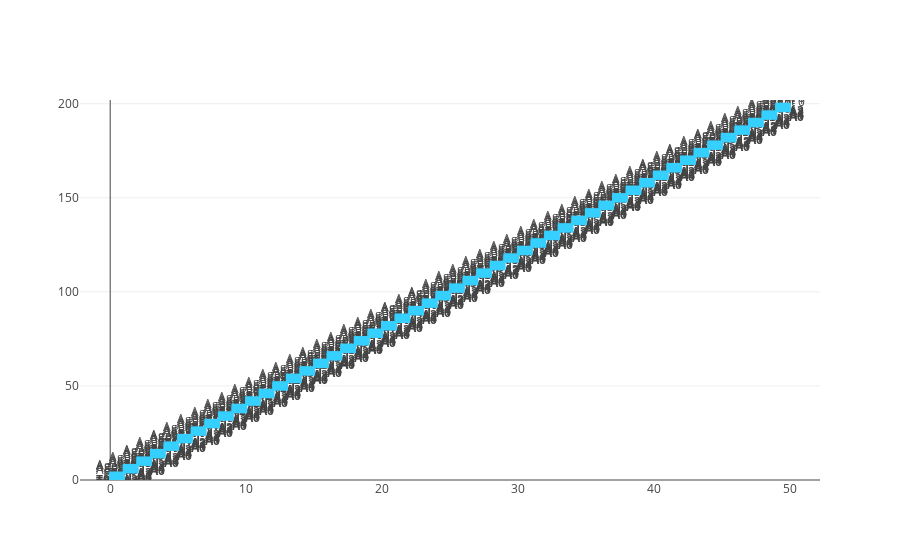

The cell this chart's notebook holds for it:
### Code cell
my_workplace.print_current_state()

### Figure 1 — Plotly figure (JSON) as saved in the notebook; plotly's stock layout.template omitted (floating-point values rounded to 4 significant figures; data arrays with more than 128 entries replaced by an {"elided": "..."} marker saying what was removed)
{"data": [{"mode": "text", "text": {"elided": "200 str values"}, "type": "scatter", "uid": "870b9cdc-8be1-46b2-be69-bf64ac3294e7", "x": {"elided": "200 float values"}, "y": {"elided": "200 float values"}}], "layout": {"shapes": [{"fillcolor": "rgba(53, 208, 255, 0.7)", "line": {"color": "rgba(53, 208, 255, 1)", "width": 2}, "type": "rect", "x0": 0, "x1": 1, "y0": 0, "y1": 1}, {"fillcolor": "rgba(53, 208, 255, 0.7)", "line": {"color": "rgba(53, 208, 255, 1)", "width": 2}, "type": "rect", "x0": 0, "x1": 1, "y0": 1, "y1": 2}, {"fillcolor": "rgba(53, 208, 255, 0.7)", "line": {"color": "rgba(53, 208, 255, 1)", "width": 2}, "type": "rect", "x0": 0, "x1": 1, "y0": 2, "y1": 3}, {"fillcolor": "rgba(53, 208, 255, 0.7)", "line": {"color": "rgba(53, 208, 255, 1)", "width": 2}, "type": "rect", "x0": 0, "x1": 1, "y0": 3, "y1": 4}, {"fillcolor": "rgba(53, 208, 255, 0.7)", "line": {"color": "rgba(53, 208, 255, 1)", "width": 2}, "type": "rect", "x0": 1, "x1": 2, "y0": 4, "y1": 5}, {"fillcolor": "rgba(53, 208, 255, 0.7)", "line": {"color": "rgba(53, 208, 255, 1)", "width": 2}, "type": "rect", "x0": 1, "x1": 2, "y0": 5, "y1": 6}, {"fillcolor": "rgba(53, 208, 255, 0.7)", "line": {"color": "rgba(53, 208, 255, 1)", "width": 2}, "type": "rect", "x0": 1, "x1": 2, "y0": 6, "y1": 7}, {"fillcolor": "rgba(53, 208, 255, 0.7)", "line": {"color": "rgba(53, 208, 255, 1)", "width": 2}, "type": "rect", "x0": 1, "x1": 2, "y0": 7, "y1": 8}, {"fillcolor": "rgba(53, 208, 255, 0.7)", "line": {"color": "rgba(53, 208, 255, 1)", "width": 2}, "type": "rect", "x0": 2, "x1": 3, "y0": 8, "y1": 9}, {"fillcolor": "rgba(53, 208, 255, 0.7)", "line": {"color": "rgba(53, 208, 255, 1)", "width": 2}, "type": "rect", "x0": 2, "x1": 3, "y0": 9, "y1": 10}, {"fillcolor": "rgba(53, 208, 255, 0.7)", "line": {"color": "rgba(53, 208, 255, 1)", "width": 2}, "type": "rect", "x0": 2, "x1": 3, "y0": 10, "y1": 11}, {"fillcolor": "rgba(53, 208, 255, 0.7)", "line": {"color": "rgba(53, 208, 255, 1)", "width": 2}, "type": "rect", "x0": 2, "x1": 3, "y0": 11, "y1": 12}, {"fillcolor": "rgba(53, 208, 255, 0.7)", "line": {"color": "rgba(53, 208, 255, 1)", "width": 2}, "type": "rect", "x0": 3, "x1": 4, "y0": 12, "y1": 13}, {"fillcolor": "rgba(53, 208, 255, 0.7)", "line": {"color": "rgba(53, 208, 255, 1)", "width": 2}, "type": "rect", "x0": 3, "x1": 4, "y0": 13, "y1": 14}, {"fillcolor": "rgba(53, 208, 255, 0.7)", "line": {"color": "rgba(53, 208, 255, 1)", "width": 2}, "type": "rect", "x0": 3, "x1": 4, "y0": 14, "y1": 15}, {"fillcolor": "rgba(53, 208, 255, 0.7)", "line": {"color": "rgba(53, 208, 255, 1)", "width": 2}, "type": "rect", "x0": 3, "x1": 4, "y0": 15, "y1": 16}, {"fillcolor": "rgba(53, 208, 255, 0.7)", "line": {"color": "rgba(53, 208, 255, 1)", "width": 2}, "type": "rect", "x0": 4, "x1": 5, "y0": 16, "y1": 17}, {"fillcolor": "rgba(53, 208, 255, 0.7)", "line": {"color": "rgba(53, 208, 255, 1)", "width": 2}, "type": "rect", "x0": 4, "x1": 5, "y0": 17, "y1": 18}, {"fillcolor": "rgba(53, 208, 255, 0.7)", "line": {"color": "rgba(53, 208, 255, 1)", "width": 2}, "type": "rect", "x0": 4, "x1": 5, "y0": 18, "y1": 19}, {"fillcolor": "rgba(53, 208, 255, 0.7)", "line": {"color": "rgba(53, 208, 255, 1)", "width": 2}, "type": "rect", "x0": 4, "x1": 5, "y0": 19, "y1": 20}, {"fillcolor": "rgba(53, 208, 255, 0.7)", "line": {"color": "rgba(53, 208, 255, 1)", "width": 2}, "type": "rect", "x0": 5, "x1": 6, "y0": 20, "y1": 21}, {"fillcolor": "rgba(53, 208, 255, 0.7)", "line": {"color": "rgba(53, 208, 255, 1)", "width": 2}, "type": "rect", "x0": 5, "x1": 6, "y0": 21, "y1": 22}, {"fillcolor": "rgba(53, 208, 255, 0.7)", "line": {"color": "rgba(53, 208, 255, 1)", "width": 2}, "type": "rect", "x0": 5, "x1": 6, "y0": 22, "y1": 23}, {"fillcolor": "rgba(53, 208, 255, 0.7)", "line": {"color": "rgba(53, 208, 255, 1)", "width": 2}, "type": "rect", "x0": 5, "x1": 6, "y0": 23, "y1": 24}, {"fillcolor": "rgba(53, 208, 255, 0.7)", "line": {"color": "rgba(53, 208, 255, 1)", "width": 2}, "type": "rect", "x0": 6, "x1": 7, "y0": 24, "y1": 25}, {"fillcolor": "rgba(53, 208, 255, 0.7)", "line": {"color": "rgba(53, 208, 255, 1)", "width": 2}, "type": "rect", "x0": 6, "x1": 7, "y0": 25, "y1": 26}, {"fillcolor": "rgba(53, 208, 255, 0.7)", "line": {"color": "rgba(53, 208, 255, 1)", "width": 2}, "type": "rect", "x0": 6, "x1": 7, "y0": 26, "y1": 27}, {"fillcolor": "rgba(53, 208, 255, 0.7)", "line": {"color": "rgba(53, 208, 255, 1)", "width": 2}, "type": "rect", "x0": 6, "x1": 7, "y0": 27, "y1": 28}, {"fillcolor": "rgba(53, 208, 255, 0.7)", "line": {"color": "rgba(53, 208, 255, 1)", "width": 2}, "type": "rect", "x0": 7, "x1": 8, "y0": 28, "y1": 29}, {"fillcolor": "rgba(53, 208, 255, 0.7)", "line": {"color": "rgba(53, 208, 255, 1)", "width": 2}, "type": "rect", "x0": 7, "x1": 8, "y0": 29, "y1": 30}, {"fillcolor": "rgba(53, 208, 255, 0.7)", "line": {"color": "rgba(53, 208, 255, 1)", "width": 2}, "type": "rect", "x0": 7, "x1": 8, "y0": 30, "y1": 31}, {"fillcolor": "rgba(53, 208, 255, 0.7)", "line": {"color": "rgba(53, 208, 255, 1)", "width": 2}, "type": "rect", "x0": 7, "x1": 8, "y0": 31, "y1": 32}, {"fillcolor": "rgba(53, 208, 255, 0.7)", "line": {"color": "rgba(53, 208, 255, 1)", "width": 2}, "type": "rect", "x0": 8, "x1": 9, "y0": 32, "y1": 33}, {"fillcolor": "rgba(53, 208, 255, 0.7)", "line": {"color": "rgba(53, 208, 255, 1)", "width": 2}, "type": "rect", "x0": 8, "x1": 9, "y0": 33, "y1": 34}, {"fillcolor": "rgba(53, 208, 255, 0.7)", "line": {"color": "rgba(53, 208, 255, 1)", "width": 2}, "type": "rect", "x0": 8, "x1": 9, "y0": 34, "y1": 35}, {"fillcolor": "rgba(53, 208, 255, 0.7)", "line": {"color": "rgba(53, 208, 255, 1)", "width": 2}, "type": "rect", "x0": 8, "x1": 9, "y0": 35, "y1": 36}, {"fillcolor": "rgba(53, 208, 255, 0.7)", "line": {"color": "rgba(53, 208, 255, 1)", "width": 2}, "type": "rect", "x0": 9, "x1": 10, "y0": 36, "y1": 37}, {"fillcolor": "rgba(53, 208, 255, 0.7)", "line": {"color": "rgba(53, 208, 255, 1)", "width": 2}, "type": "rect", "x0": 9, "x1": 10, "y0": 37, "y1": 38}, {"fillcolor": "rgba(53, 208, 255, 0.7)", "line": {"color": "rgba(53, 208, 255, 1)", "width": 2}, "type": "rect", "x0": 9, "x1": 10, "y0": 38, "y1": 39}, {"fillcolor": "rgba(53, 208, 255, 0.7)", "line": {"color": "rgba(53, 208, 255, 1)", "width": 2}, "type": "rect", "x0": 9, "x1": 10, "y0": 39, "y1": 40}, {"fillcolor": "rgba(53, 208, 255, 0.7)", "line": {"color": "rgba(53, 208, 255, 1)", "width": 2}, "type": "rect", "x0": 10, "x1": 11, "y0": 40, "y1": 41}, {"fillcolor": "rgba(53, 208, 255, 0.7)", "line": {"color": "rgba(53, 208, 255, 1)", "width": 2}, "type": "rect", "x0": 10, "x1": 11, "y0": 41, "y1": 42}, {"fillcolor": "rgba(53, 208, 255, 0.7)", "line": {"color": "rgba(53, 208, 255, 1)", "width": 2}, "type": "rect", "x0": 10, "x1": 11, "y0": 42, "y1": 43}, {"fillcolor": "rgba(53, 208, 255, 0.7)", "line": {"color": "rgba(53, 208, 255, 1)", "width": 2}, "type": "rect", "x0": 10, "x1": 11, "y0": 43, "y1": 44}, {"fillcolor": "rgba(53, 208, 255, 0.7)", "line": {"color": "rgba(53, 208, 255, 1)", "width": 2}, "type": "rect", "x0": 11, "x1": 12, "y0": 44, "y1": 45}, {"fillcolor": "rgba(53, 208, 255, 0.7)", "line": {"color": "rgba(53, 208, 255, 1)", "width": 2}, "type": "rect", "x0": 11, "x1": 12, "y0": 45, "y1": 46}, {"fillcolor": "rgba(53, 208, 255, 0.7)", "line": {"color": "rgba(53, 208, 255, 1)", "width": 2}, "type": "rect", "x0": 11, "x1": 12, "y0": 46, "y1": 47}, {"fillcolor": "rgba(53, 208, 255, 0.7)", "line": {"color": "rgba(53, 208, 255, 1)", "width": 2}, "type": "rect", "x0": 11, "x1": 12, "y0": 47, "y1": 48}, {"fillcolor": "rgba(53, 208, 255, 0.7)", "line": {"color": "rgba(53, 208, 255, 1)", "width": 2}, "type": "rect", "x0": 12, "x1": 13, "y0": 48, "y1": 49}, {"fillcolor": "rgba(53, 208, 255, 0.7)", "line": {"color": "rgba(53, 208, 255, 1)", "width": 2}, "type": "rect", "x0": 12, "x1": 13, "y0": 49, "y1": 50}, {"fillcolor": "rgba(53, 208, 255, 0.7)", "line": {"color": "rgba(53, 208, 255, 1)", "width": 2}, "type": "rect", "x0": 12, "x1": 13, "y0": 50, "y1": 51}, {"fillcolor": "rgba(53, 208, 255, 0.7)", "line": {"color": "rgba(53, 208, 255, 1)", "width": 2}, "type": "rect", "x0": 12, "x1": 13, "y0": 51, "y1": 52}, {"fillcolor": "rgba(53, 208, 255, 0.7)", "line": {"color": "rgba(53, 208, 255, 1)", "width": 2}, "type": "rect", "x0": 13, "x1": 14, "y0": 52, "y1": 53}, {"fillcolor": "rgba(53, 208, 255, 0.7)", "line": {"color": "rgba(53, 208, 255, 1)", "width": 2}, "type": "rect", "x0": 13, "x1": 14, "y0": 53, "y1": 54}, {"fillcolor": "rgba(53, 208, 255, 0.7)", "line": {"color": "rgba(53, 208, 255, 1)", "width": 2}, "type": "rect", "x0": 13, "x1": 14, "y0": 54, "y1": 55}, {"fillcolor": "rgba(53, 208, 255, 0.7)", "line": {"color": "rgba(53, 208, 255, 1)", "width": 2}, "type": "rect", "x0": 13, "x1": 14, "y0": 55, "y1": 56}, {"fillcolor": "rgba(53, 208, 255, 0.7)", "line": {"color": "rgba(53, 208, 255, 1)", "width": 2}, "type": "rect", "x0": 14, "x1": 15, "y0": 56, "y1": 57}, {"fillcolor": "rgba(53, 208, 255, 0.7)", "line": {"color": "rgba(53, 208, 255, 1)", "width": 2}, "type": "rect", "x0": 14, "x1": 15, "y0": 57, "y1": 58}, {"fillcolor": "rgba(53, 208, 255, 0.7)", "line": {"color": "rgba(53, 208, 255, 1)", "width": 2}, "type": "rect", "x0": 14, "x1": 15, "y0": 58, "y1": 59}, {"fillcolor": "rgba(53, 208, 255, 0.7)", "line": {"color": "rgba(53, 208, 255, 1)", "width": 2}, "type": "rect", "x0": 14, "x1": 15, "y0": 59, "y1": 60}, {"fillcolor": "rgba(53, 208, 255, 0.7)", "line": {"color": "rgba(53, 208, 255, 1)", "width": 2}, "type": "rect", "x0": 15, "x1": 16, "y0": 60, "y1": 61}, {"fillcolor": "rgba(53, 208, 255, 0.7)", "line": {"color": "rgba(53, 208, 255, 1)", "width": 2}, "type": "rect", "x0": 15, "x1": 16, "y0": 61, "y1": 62}, {"fillcolor": "rgba(53, 208, 255, 0.7)", "line": {"color": "rgba(53, 208, 255, 1)", "width": 2}, "type": "rect", "x0": 15, "x1": 16, "y0": 62, "y1": 63}, {"fillcolor": "rgba(53, 208, 255, 0.7)", "line": {"color": "rgba(53, 208, 255, 1)", "width": 2}, "type": "rect", "x0": 15, "x1": 16, "y0": 63, "y1": 64}, {"fillcolor": "rgba(53, 208, 255, 0.7)", "line": {"color": "rgba(53, 208, 255, 1)", "width": 2}, "type": "rect", "x0": 16, "x1": 17, "y0": 64, "y1": 65}, {"fillcolor": "rgba(53, 208, 255, 0.7)", "line": {"color": "rgba(53, 208, 255, 1)", "width": 2}, "type": "rect", "x0": 16, "x1": 17, "y0": 65, "y1": 66}, {"fillcolor": "rgba(53, 208, 255, 0.7)", "line": {"color": "rgba(53, 208, 255, 1)", "width": 2}, "type": "rect", "x0": 16, "x1": 17, "y0": 66, "y1": 67}, {"fillcolor": "rgba(53, 208, 255, 0.7)", "line": {"color": "rgba(53, 208, 255, 1)", "width": 2}, "type": "rect", "x0": 16, "x1": 17, "y0": 67, "y1": 68}, {"fillcolor": "rgba(53, 208, 255, 0.7)", "line": {"color": "rgba(53, 208, 255, 1)", "width": 2}, "type": "rect", "x0": 17, "x1": 18, "y0": 68, "y1": 69}, {"fillcolor": "rgba(53, 208, 255, 0.7)", "line": {"color": "rgba(53, 208, 255, 1)", "width": 2}, "type": "rect", "x0": 17, "x1": 18, "y0": 69, "y1": 70}, {"fillcolor": "rgba(53, 208, 255, 0.7)", "line": {"color": "rgba(53, 208, 255, 1)", "width": 2}, "type": "rect", "x0": 17, "x1": 18, "y0": 70, "y1": 71}, {"fillcolor": "rgba(53, 208, 255, 0.7)", "line": {"color": "rgba(53, 208, 255, 1)", "width": 2}, "type": "rect", "x0": 17, "x1": 18, "y0": 71, "y1": 72}, {"fillcolor": "rgba(53, 208, 255, 0.7)", "line": {"color": "rgba(53, 208, 255, 1)", "width": 2}, "type": "rect", "x0": 18, "x1": 19, "y0": 72, "y1": 73}, {"fillcolor": "rgba(53, 208, 255, 0.7)", "line": {"color": "rgba(53, 208, 255, 1)", "width": 2}, "type": "rect", "x0": 18, "x1": 19, "y0": 73, "y1": 74}, {"fillcolor": "rgba(53, 208, 255, 0.7)", "line": {"color": "rgba(53, 208, 255, 1)", "width": 2}, "type": "rect", "x0": 18, "x1": 19, "y0": 74, "y1": 75}, {"fillcolor": "rgba(53, 208, 255, 0.7)", "line": {"color": "rgba(53, 208, 255, 1)", "width": 2}, "type": "rect", "x0": 18, "x1": 19, "y0": 75, "y1": 76}, {"fillcolor": "rgba(53, 208, 255, 0.7)", "line": {"color": "rgba(53, 208, 255, 1)", "width": 2}, "type": "rect", "x0": 19, "x1": 20, "y0": 76, "y1": 77}, {"fillcolor": "rgba(53, 208, 255, 0.7)", "line": {"color": "rgba(53, 208, 255, 1)", "width": 2}, "type": "rect", "x0": 19, "x1": 20, "y0": 77, "y1": 78}, {"fillcolor": "rgba(53, 208, 255, 0.7)", "line": {"color": "rgba(53, 208, 255, 1)", "width": 2}, "type": "rect", "x0": 19, "x1": 20, "y0": 78, "y1": 79}, {"fillcolor": "rgba(53, 208, 255, 0.7)", "line": {"color": "rgba(53, 208, 255, 1)", "width": 2}, "type": "rect", "x0": 19, "x1": 20, "y0": 79, "y1": 80}, {"fillcolor": "rgba(53, 208, 255, 0.7)", "line": {"color": "rgba(53, 208, 255, 1)", "width": 2}, "type": "rect", "x0": 20, "x1": 21, "y0": 80, "y1": 81}, {"fillcolor": "rgba(53, 208, 255, 0.7)", "line": {"color": "rgba(53, 208, 255, 1)", "width": 2}, "type": "rect", "x0": 20, "x1": 21, "y0": 81, "y1": 82}, {"fillcolor": "rgba(53, 208, 255, 0.7)", "line": {"color": "rgba(53, 208, 255, 1)", "width": 2}, "type": "rect", "x0": 20, "x1": 21, "y0": 82, "y1": 83}, {"fillcolor": "rgba(53, 208, 255, 0.7)", "line": {"color": "rgba(53, 208, 255, 1)", "width": 2}, "type": "rect", "x0": 20, "x1": 21, "y0": 83, "y1": 84}, {"fillcolor": "rgba(53, 208, 255, 0.7)", "line": {"color": "rgba(53, 208, 255, 1)", "width": 2}, "type": "rect", "x0": 21, "x1": 22, "y0": 84, "y1": 85}, {"fillcolor": "rgba(53, 208, 255, 0.7)", "line": {"color": "rgba(53, 208, 255, 1)", "width": 2}, "type": "rect", "x0": 21, "x1": 22, "y0": 85, "y1": 86}, {"fillcolor": "rgba(53, 208, 255, 0.7)", "line": {"color": "rgba(53, 208, 255, 1)", "width": 2}, "type": "rect", "x0": 21, "x1": 22, "y0": 86, "y1": 87}, {"fillcolor": "rgba(53, 208, 255, 0.7)", "line": {"color": "rgba(53, 208, 255, 1)", "width": 2}, "type": "rect", "x0": 21, "x1": 22, "y0": 87, "y1": 88}, {"fillcolor": "rgba(53, 208, 255, 0.7)", "line": {"color": "rgba(53, 208, 255, 1)", "width": 2}, "type": "rect", "x0": 22, "x1": 23, "y0": 88, "y1": 89}, {"fillcolor": "rgba(53, 208, 255, 0.7)", "line": {"color": "rgba(53, 208, 255, 1)", "width": 2}, "type": "rect", "x0": 22, "x1": 23, "y0": 89, "y1": 90}, {"fillcolor": "rgba(53, 208, 255, 0.7)", "line": {"color": "rgba(53, 208, 255, 1)", "width": 2}, "type": "rect", "x0": 22, "x1": 23, "y0": 90, "y1": 91}, {"fillcolor": "rgba(53, 208, 255, 0.7)", "line": {"color": "rgba(53, 208, 255, 1)", "width": 2}, "type": "rect", "x0": 22, "x1": 23, "y0": 91, "y1": 92}, {"fillcolor": "rgba(53, 208, 255, 0.7)", "line": {"color": "rgba(53, 208, 255, 1)", "width": 2}, "type": "rect", "x0": 23, "x1": 24, "y0": 92, "y1": 93}, {"fillcolor": "rgba(53, 208, 255, 0.7)", "line": {"color": "rgba(53, 208, 255, 1)", "width": 2}, "type": "rect", "x0": 23, "x1": 24, "y0": 93, "y1": 94}, {"fillcolor": "rgba(53, 208, 255, 0.7)", "line": {"color": "rgba(53, 208, 255, 1)", "width": 2}, "type": "rect", "x0": 23, "x1": 24, "y0": 94, "y1": 95}, {"fillcolor": "rgba(53, 208, 255, 0.7)", "line": {"color": "rgba(53, 208, 255, 1)", "width": 2}, "type": "rect", "x0": 23, "x1": 24, "y0": 95, "y1": 96}, {"fillcolor": "rgba(53, 208, 255, 0.7)", "line": {"color": "rgba(53, 208, 255, 1)", "width": 2}, "type": "rect", "x0": 24, "x1": 25, "y0": 96, "y1": 97}, {"fillcolor": "rgba(53, 208, 255, 0.7)", "line": {"color": "rgba(53, 208, 255, 1)", "width": 2}, "type": "rect", "x0": 24, "x1": 25, "y0": 97, "y1": 98}, {"fillcolor": "rgba(53, 208, 255, 0.7)", "line": {"color": "rgba(53, 208, 255, 1)", "width": 2}, "type": "rect", "x0": 24, "x1": 25, "y0": 98, "y1": 99}, {"fillcolor": "rgba(53, 208, 255, 0.7)", "line": {"color": "rgba(53, 208, 255, 1)", "width": 2}, "type": "rect", "x0": 24, "x1": 25, "y0": 99, "y1": 100}, {"fillcolor": "rgba(53, 208, 255, 0.7)", "line": {"color": "rgba(53, 208, 255, 1)", "width": 2}, "type": "rect", "x0": 25, "x1": 26, "y0": 100, "y1": 101}, {"fillcolor": "rgba(53, 208, 255, 0.7)", "line": {"color": "rgba(53, 208, 255, 1)", "width": 2}, "type": "rect", "x0": 25, "x1": 26, "y0": 101, "y1": 102}, {"fillcolor": "rgba(53, 208, 255, 0.7)", "line": {"color": "rgba(53, 208, 255, 1)", "width": 2}, "type": "rect", "x0": 25, "x1": 26, "y0": 102, "y1": 103}, {"fillcolor": "rgba(53, 208, 255, 0.7)", "line": {"color": "rgba(53, 208, 255, 1)", "width": 2}, "type": "rect", "x0": 25, "x1": 26, "y0": 103, "y1": 104}, {"fillcolor": "rgba(53, 208, 255, 0.7)", "line": {"color": "rgba(53, 208, 255, 1)", "width": 2}, "type": "rect", "x0": 26, "x1": 27, "y0": 104, "y1": 105}, {"fillcolor": "rgba(53, 208, 255, 0.7)", "line": {"color": "rgba(53, 208, 255, 1)", "width": 2}, "type": "rect", "x0": 26, "x1": 27, "y0": 105, "y1": 106}, {"fillcolor": "rgba(53, 208, 255, 0.7)", "line": {"color": "rgba(53, 208, 255, 1)", "width": 2}, "type": "rect", "x0": 26, "x1": 27, "y0": 106, "y1": 107}, {"fillcolor": "rgba(53, 208, 255, 0.7)", "line": {"color": "rgba(53, 208, 255, 1)", "width": 2}, "type": "rect", "x0": 26, "x1": 27, "y0": 107, "y1": 108}, {"fillcolor": "rgba(53, 208, 255, 0.7)", "line": {"color": "rgba(53, 208, 255, 1)", "width": 2}, "type": "rect", "x0": 27, "x1": 28, "y0": 108, "y1": 109}, {"fillcolor": "rgba(53, 208, 255, 0.7)", "line": {"color": "rgba(53, 208, 255, 1)", "width": 2}, "type": "rect", "x0": 27, "x1": 28, "y0": 109, "y1": 110}, {"fillcolor": "rgba(53, 208, 255, 0.7)", "line": {"color": "rgba(53, 208, 255, 1)", "width": 2}, "type": "rect", "x0": 27, "x1": 28, "y0": 110, "y1": 111}, {"fillcolor": "rgba(53, 208, 255, 0.7)", "line": {"color": "rgba(53, 208, 255, 1)", "width": 2}, "type": "rect", "x0": 27, "x1": 28, "y0": 111, "y1": 112}, {"fillcolor": "rgba(53, 208, 255, 0.7)", "line": {"color": "rgba(53, 208, 255, 1)", "width": 2}, "type": "rect", "x0": 28, "x1": 29, "y0": 112, "y1": 113}, {"fillcolor": "rgba(53, 208, 255, 0.7)", "line": {"color": "rgba(53, 208, 255, 1)", "width": 2}, "type": "rect", "x0": 28, "x1": 29, "y0": 113, "y1": 114}, {"fillcolor": "rgba(53, 208, 255, 0.7)", "line": {"color": "rgba(53, 208, 255, 1)", "width": 2}, "type": "rect", "x0": 28, "x1": 29, "y0": 114, "y1": 115}, {"fillcolor": "rgba(53, 208, 255, 0.7)", "line": {"color": "rgba(53, 208, 255, 1)", "width": 2}, "type": "rect", "x0": 28, "x1": 29, "y0": 115, "y1": 116}, {"fillcolor": "rgba(53, 208, 255, 0.7)", "line": {"color": "rgba(53, 208, 255, 1)", "width": 2}, "type": "rect", "x0": 29, "x1": 30, "y0": 116, "y1": 117}, {"fillcolor": "rgba(53, 208, 255, 0.7)", "line": {"color": "rgba(53, 208, 255, 1)", "width": 2}, "type": "rect", "x0": 29, "x1": 30, "y0": 117, "y1": 118}, {"fillcolor": "rgba(53, 208, 255, 0.7)", "line": {"color": "rgba(53, 208, 255, 1)", "width": 2}, "type": "rect", "x0": 29, "x1": 30, "y0": 118, "y1": 119}, {"fillcolor": "rgba(53, 208, 255, 0.7)", "line": {"color": "rgba(53, 208, 255, 1)", "width": 2}, "type": "rect", "x0": 29, "x1": 30, "y0": 119, "y1": 120}, {"fillcolor": "rgba(53, 208, 255, 0.7)", "line": {"color": "rgba(53, 208, 255, 1)", "width": 2}, "type": "rect", "x0": 30, "x1": 31, "y0": 120, "y1": 121}, {"fillcolor": "rgba(53, 208, 255, 0.7)", "line": {"color": "rgba(53, 208, 255, 1)", "width": 2}, "type": "rect", "x0": 30, "x1": 31, "y0": 121, "y1": 122}, {"fillcolor": "rgba(53, 208, 255, 0.7)", "line": {"color": "rgba(53, 208, 255, 1)", "width": 2}, "type": "rect", "x0": 30, "x1": 31, "y0": 122, "y1": 123}, {"fillcolor": "rgba(53, 208, 255, 0.7)", "line": {"color": "rgba(53, 208, 255, 1)", "width": 2}, "type": "rect", "x0": 30, "x1": 31, "y0": 123, "y1": 124}, {"fillcolor": "rgba(53, 208, 255, 0.7)", "line": {"color": "rgba(53, 208, 255, 1)", "width": 2}, "type": "rect", "x0": 31, "x1": 32, "y0": 124, "y1": 125}, {"fillcolor": "rgba(53, 208, 255, 0.7)", "line": {"color": "rgba(53, 208, 255, 1)", "width": 2}, "type": "rect", "x0": 31, "x1": 32, "y0": 125, "y1": 126}, {"fillcolor": "rgba(53, 208, 255, 0.7)", "line": {"color": "rgba(53, 208, 255, 1)", "width": 2}, "type": "rect", "x0": 31, "x1": 32, "y0": 126, "y1": 127}, {"fillcolor": "rgba(53, 208, 255, 0.7)", "line": {"color": "rgba(53, 208, 255, 1)", "width": 2}, "type": "rect", "x0": 31, "x1": 32, "y0": 127, "y1": 128}, {"fillcolor": "rgba(53, 208, 255, 0.7)", "line": {"color": "rgba(53, 208, 255, 1)", "width": 2}, "type": "rect", "x0": 32, "x1": 33, "y0": 128, "y1": 129}, {"fillcolor": "rgba(53, 208, 255, 0.7)", "line": {"color": "rgba(53, 208, 255, 1)", "width": 2}, "type": "rect", "x0": 32, "x1": 33, "y0": 129, "y1": 130}, {"fillcolor": "rgba(53, 208, 255, 0.7)", "line": {"color": "rgba(53, 208, 255, 1)", "width": 2}, "type": "rect", "x0": 32, "x1": 33, "y0": 130, "y1": 131}, {"fillcolor": "rgba(53, 208, 255, 0.7)", "line": {"color": "rgba(53, 208, 255, 1)", "width": 2}, "type": "rect", "x0": 32, "x1": 33, "y0": 131, "y1": 132}, {"fillcolor": "rgba(53, 208, 255, 0.7)", "line": {"color": "rgba(53, 208, 255, 1)", "width": 2}, "type": "rect", "x0": 33, "x1": 34, "y0": 132, "y1": 133}, {"fillcolor": "rgba(53, 208, 255, 0.7)", "line": {"color": "rgba(53, 208, 255, 1)", "width": 2}, "type": "rect", "x0": 33, "x1": 34, "y0": 133, "y1": 134}, {"fillcolor": "rgba(53, 208, 255, 0.7)", "line": {"color": "rgba(53, 208, 255, 1)", "width": 2}, "type": "rect", "x0": 33, "x1": 34, "y0": 134, "y1": 135}, {"fillcolor": "rgba(53, 208, 255, 0.7)", "line": {"color": "rgba(53, 208, 255, 1)", "width": 2}, "type": "rect", "x0": 33, "x1": 34, "y0": 135, "y1": 136}, {"fillcolor": "rgba(53, 208, 255, 0.7)", "line": {"color": "rgba(53, 208, 255, 1)", "width": 2}, "type": "rect", "x0": 34, "x1": 35, "y0": 136, "y1": 137}, {"fillcolor": "rgba(53, 208, 255, 0.7)", "line": {"color": "rgba(53, 208, 255, 1)", "width": 2}, "type": "rect", "x0": 34, "x1": 35, "y0": 137, "y1": 138}, {"fillcolor": "rgba(53, 208, 255, 0.7)", "line": {"color": "rgba(53, 208, 255, 1)", "width": 2}, "type": "rect", "x0": 34, "x1": 35, "y0": 138, "y1": 139}, {"fillcolor": "rgba(53, 208, 255, 0.7)", "line": {"color": "rgba(53, 208, 255, 1)", "width": 2}, "type": "rect", "x0": 34, "x1": 35, "y0": 139, "y1": 140}, {"fillcolor": "rgba(53, 208, 255, 0.7)", "line": {"color": "rgba(53, 208, 255, 1)", "width": 2}, "type": "rect", "x0": 35, "x1": 36, "y0": 140, "y1": 141}, {"fillcolor": "rgba(53, 208, 255, 0.7)", "line": {"color": "rgba(53, 208, 255, 1)", "width": 2}, "type": "rect", "x0": 35, "x1": 36, "y0": 141, "y1": 142}, {"fillcolor": "rgba(53, 208, 255, 0.7)", "line": {"color": "rgba(53, 208, 255, 1)", "width": 2}, "type": "rect", "x0": 35, "x1": 36, "y0": 142, "y1": 143}, {"fillcolor": "rgba(53, 208, 255, 0.7)", "line": {"color": "rgba(53, 208, 255, 1)", "width": 2}, "type": "rect", "x0": 35, "x1": 36, "y0": 143, "y1": 144}, {"fillcolor": "rgba(53, 208, 255, 0.7)", "line": {"color": "rgba(53, 208, 255, 1)", "width": 2}, "type": "rect", "x0": 36, "x1": 37, "y0": 144, "y1": 145}, {"fillcolor": "rgba(53, 208, 255, 0.7)", "line": {"color": "rgba(53, 208, 255, 1)", "width": 2}, "type": "rect", "x0": 36, "x1": 37, "y0": 145, "y1": 146}, {"fillcolor": "rgba(53, 208, 255, 0.7)", "line": {"color": "rgba(53, 208, 255, 1)", "width": 2}, "type": "rect", "x0": 36, "x1": 37, "y0": 146, "y1": 147}, {"fillcolor": "rgba(53, 208, 255, 0.7)", "line": {"color": "rgba(53, 208, 255, 1)", "width": 2}, "type": "rect", "x0": 36, "x1": 37, "y0": 147, "y1": 148}, {"fillcolor": "rgba(53, 208, 255, 0.7)", "line": {"color": "rgba(53, 208, 255, 1)", "width": 2}, "type": "rect", "x0": 37, "x1": 38, "y0": 148, "y1": 149}, {"fillcolor": "rgba(53, 208, 255, 0.7)", "line": {"color": "rgba(53, 208, 255, 1)", "width": 2}, "type": "rect", "x0": 37, "x1": 38, "y0": 149, "y1": 150}, {"fillcolor": "rgba(53, 208, 255, 0.7)", "line": {"color": "rgba(53, 208, 255, 1)", "width": 2}, "type": "rect", "x0": 37, "x1": 38, "y0": 150, "y1": 151}, {"fillcolor": "rgba(53, 208, 255, 0.7)", "line": {"color": "rgba(53, 208, 255, 1)", "width": 2}, "type": "rect", "x0": 37, "x1": 38, "y0": 151, "y1": 152}, {"fillcolor": "rgba(53, 208, 255, 0.7)", "line": {"color": "rgba(53, 208, 255, 1)", "width": 2}, "type": "rect", "x0": 38, "x1": 39, "y0": 152, "y1": 153}, {"fillcolor": "rgba(53, 208, 255, 0.7)", "line": {"color": "rgba(53, 208, 255, 1)", "width": 2}, "type": "rect", "x0": 38, "x1": 39, "y0": 153, "y1": 154}, {"fillcolor": "rgba(53, 208, 255, 0.7)", "line": {"color": "rgba(53, 208, 255, 1)", "width": 2}, "type": "rect", "x0": 38, "x1": 39, "y0": 154, "y1": 155}, {"fillcolor": "rgba(53, 208, 255, 0.7)", "line": {"color": "rgba(53, 208, 255, 1)", "width": 2}, "type": "rect", "x0": 38, "x1": 39, "y0": 155, "y1": 156}, {"fillcolor": "rgba(53, 208, 255, 0.7)", "line": {"color": "rgba(53, 208, 255, 1)", "width": 2}, "type": "rect", "x0": 39, "x1": 40, "y0": 156, "y1": 157}, {"fillcolor": "rgba(53, 208, 255, 0.7)", "line": {"color": "rgba(53, 208, 255, 1)", "width": 2}, "type": "rect", "x0": 39, "x1": 40, "y0": 157, "y1": 158}, {"fillcolor": "rgba(53, 208, 255, 0.7)", "line": {"color": "rgba(53, 208, 255, 1)", "width": 2}, "type": "rect", "x0": 39, "x1": 40, "y0": 158, "y1": 159}, {"fillcolor": "rgba(53, 208, 255, 0.7)", "line": {"color": "rgba(53, 208, 255, 1)", "width": 2}, "type": "rect", "x0": 39, "x1": 40, "y0": 159, "y1": 160}, {"fillcolor": "rgba(53, 208, 255, 0.7)", "line": {"color": "rgba(53, 208, 255, 1)", "width": 2}, "type": "rect", "x0": 40, "x1": 41, "y0": 160, "y1": 161}, {"fillcolor": "rgba(53, 208, 255, 0.7)", "line": {"color": "rgba(53, 208, 255, 1)", "width": 2}, "type": "rect", "x0": 40, "x1": 41, "y0": 161, "y1": 162}, {"fillcolor": "rgba(53, 208, 255, 0.7)", "line": {"color": "rgba(53, 208, 255, 1)", "width": 2}, "type": "rect", "x0": 40, "x1": 41, "y0": 162, "y1": 163}, {"fillcolor": "rgba(53, 208, 255, 0.7)", "line": {"color": "rgba(53, 208, 255, 1)", "width": 2}, "type": "rect", "x0": 40, "x1": 41, "y0": 163, "y1": 164}, {"fillcolor": "rgba(53, 208, 255, 0.7)", "line": {"color": "rgba(53, 208, 255, 1)", "width": 2}, "type": "rect", "x0": 41, "x1": 42, "y0": 164, "y1": 165}, {"fillcolor": "rgba(53, 208, 255, 0.7)", "line": {"color": "rgba(53, 208, 255, 1)", "width": 2}, "type": "rect", "x0": 41, "x1": 42, "y0": 165, "y1": 166}, {"fillcolor": "rgba(53, 208, 255, 0.7)", "line": {"color": "rgba(53, 208, 255, 1)", "width": 2}, "type": "rect", "x0": 41, "x1": 42, "y0": 166, "y1": 167}, {"fillcolor": "rgba(53, 208, 255, 0.7)", "line": {"color": "rgba(53, 208, 255, 1)", "width": 2}, "type": "rect", "x0": 41, "x1": 42, "y0": 167, "y1": 168}, {"fillcolor": "rgba(53, 208, 255, 0.7)", "line": {"color": "rgba(53, 208, 255, 1)", "width": 2}, "type": "rect", "x0": 42, "x1": 43, "y0": 168, "y1": 169}, {"fillcolor": "rgba(53, 208, 255, 0.7)", "line": {"color": "rgba(53, 208, 255, 1)", "width": 2}, "type": "rect", "x0": 42, "x1": 43, "y0": 169, "y1": 170}, {"fillcolor": "rgba(53, 208, 255, 0.7)", "line": {"color": "rgba(53, 208, 255, 1)", "width": 2}, "type": "rect", "x0": 42, "x1": 43, "y0": 170, "y1": 171}, {"fillcolor": "rgba(53, 208, 255, 0.7)", "line": {"color": "rgba(53, 208, 255, 1)", "width": 2}, "type": "rect", "x0": 42, "x1": 43, "y0": 171, "y1": 172}, {"fillcolor": "rgba(53, 208, 255, 0.7)", "line": {"color": "rgba(53, 208, 255, 1)", "width": 2}, "type": "rect", "x0": 43, "x1": 44, "y0": 172, "y1": 173}, {"fillcolor": "rgba(53, 208, 255, 0.7)", "line": {"color": "rgba(53, 208, 255, 1)", "width": 2}, "type": "rect", "x0": 43, "x1": 44, "y0": 173, "y1": 174}, {"fillcolor": "rgba(53, 208, 255, 0.7)", "line": {"color": "rgba(53, 208, 255, 1)", "width": 2}, "type": "rect", "x0": 43, "x1": 44, "y0": 174, "y1": 175}, {"fillcolor": "rgba(53, 208, 255, 0.7)", "line": {"color": "rgba(53, 208, 255, 1)", "width": 2}, "type": "rect", "x0": 43, "x1": 44, "y0": 175, "y1": 176}, {"fillcolor": "rgba(53, 208, 255, 0.7)", "line": {"color": "rgba(53, 208, 255, 1)", "width": 2}, "type": "rect", "x0": 44, "x1": 45, "y0": 176, "y1": 177}, {"fillcolor": "rgba(53, 208, 255, 0.7)", "line": {"color": "rgba(53, 208, 255, 1)", "width": 2}, "type": "rect", "x0": 44, "x1": 45, "y0": 177, "y1": 178}, {"fillcolor": "rgba(53, 208, 255, 0.7)", "line": {"color": "rgba(53, 208, 255, 1)", "width": 2}, "type": "rect", "x0": 44, "x1": 45, "y0": 178, "y1": 179}, {"fillcolor": "rgba(53, 208, 255, 0.7)", "line": {"color": "rgba(53, 208, 255, 1)", "width": 2}, "type": "rect", "x0": 44, "x1": 45, "y0": 179, "y1": 180}, {"fillcolor": "rgba(53, 208, 255, 0.7)", "line": {"color": "rgba(53, 208, 255, 1)", "width": 2}, "type": "rect", "x0": 45, "x1": 46, "y0": 180, "y1": 181}, {"fillcolor": "rgba(53, 208, 255, 0.7)", "line": {"color": "rgba(53, 208, 255, 1)", "width": 2}, "type": "rect", "x0": 45, "x1": 46, "y0": 181, "y1": 182}, {"fillcolor": "rgba(53, 208, 255, 0.7)", "line": {"color": "rgba(53, 208, 255, 1)", "width": 2}, "type": "rect", "x0": 45, "x1": 46, "y0": 182, "y1": 183}, {"fillcolor": "rgba(53, 208, 255, 0.7)", "line": {"color": "rgba(53, 208, 255, 1)", "width": 2}, "type": "rect", "x0": 45, "x1": 46, "y0": 183, "y1": 184}, {"fillcolor": "rgba(53, 208, 255, 0.7)", "line": {"color": "rgba(53, 208, 255, 1)", "width": 2}, "type": "rect", "x0": 46, "x1": 47, "y0": 184, "y1": 185}, {"fillcolor": "rgba(53, 208, 255, 0.7)", "line": {"color": "rgba(53, 208, 255, 1)", "width": 2}, "type": "rect", "x0": 46, "x1": 47, "y0": 185, "y1": 186}, {"fillcolor": "rgba(53, 208, 255, 0.7)", "line": {"color": "rgba(53, 208, 255, 1)", "width": 2}, "type": "rect", "x0": 46, "x1": 47, "y0": 186, "y1": 187}, {"fillcolor": "rgba(53, 208, 255, 0.7)", "line": {"color": "rgba(53, 208, 255, 1)", "width": 2}, "type": "rect", "x0": 46, "x1": 47, "y0": 187, "y1": 188}, {"fillcolor": "rgba(53, 208, 255, 0.7)", "line": {"color": "rgba(53, 208, 255, 1)", "width": 2}, "type": "rect", "x0": 47, "x1": 48, "y0": 188, "y1": 189}, {"fillcolor": "rgba(53, 208, 255, 0.7)", "line": {"color": "rgba(53, 208, 255, 1)", "width": 2}, "type": "rect", "x0": 47, "x1": 48, "y0": 189, "y1": 190}, {"fillcolor": "rgba(53, 208, 255, 0.7)", "line": {"color": "rgba(53, 208, 255, 1)", "width": 2}, "type": "rect", "x0": 47, "x1": 48, "y0": 190, "y1": 191}, {"fillcolor": "rgba(53, 208, 255, 0.7)", "line": {"color": "rgba(53, 208, 255, 1)", "width": 2}, "type": "rect", "x0": 47, "x1": 48, "y0": 191, "y1": 192}, {"fillcolor": "rgba(53, 208, 255, 0.7)", "line": {"color": "rgba(53, 208, 255, 1)", "width": 2}, "type": "rect", "x0": 48, "x1": 49, "y0": 192, "y1": 193}, {"fillcolor": "rgba(53, 208, 255, 0.7)", "line": {"color": "rgba(53, 208, 255, 1)", "width": 2}, "type": "rect", "x0": 48, "x1": 49, "y0": 193, "y1": 194}, {"fillcolor": "rgba(53, 208, 255, 0.7)", "line": {"color": "rgba(53, 208, 255, 1)", "width": 2}, "type": "rect", "x0": 48, "x1": 49, "y0": 194, "y1": 195}, {"fillcolor": "rgba(53, 208, 255, 0.7)", "line": {"color": "rgba(53, 208, 255, 1)", "width": 2}, "type": "rect", "x0": 48, "x1": 49, "y0": 195, "y1": 196}, {"fillcolor": "rgba(53, 208, 255, 0.7)", "line": {"color": "rgba(53, 208, 255, 1)", "width": 2}, "type": "rect", "x0": 49, "x1": 50, "y0": 196, "y1": 197}, {"fillcolor": "rgba(53, 208, 255, 0.7)", "line": {"color": "rgba(53, 208, 255, 1)", "width": 2}, "type": "rect", "x0": 49, "x1": 50, "y0": 197, "y1": 198}, {"fillcolor": "rgba(53, 208, 255, 0.7)", "line": {"color": "rgba(53, 208, 255, 1)", "width": 2}, "type": "rect", "x0": 49, "x1": 50, "y0": 198, "y1": 199}, {"fillcolor": "rgba(53, 208, 255, 0.7)", "line": {"color": "rgba(53, 208, 255, 1)", "width": 2}, "type": "rect", "x0": 49, "x1": 50, "y0": 199, "y1": 200}], "xaxis": {"autorange": true, "showgrid": false}, "yaxis": {"range": [0, 202]}}}
